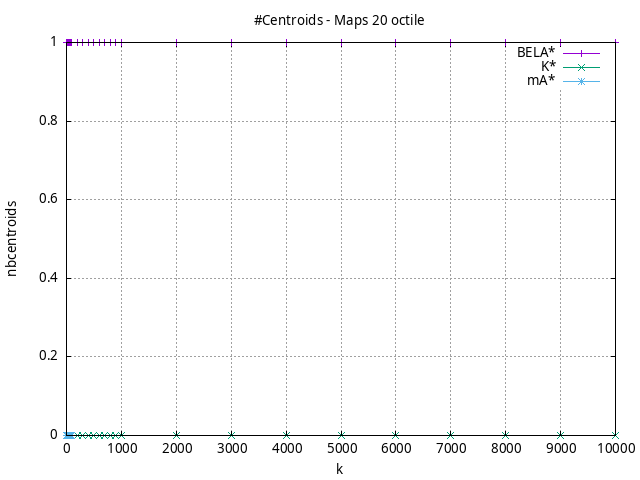

Recreate this plot in gnuplot.
#!/usr/bin/gnuplot
# -*- coding: utf-8 -*-
#
# results/maps/octile/20/random512-20.heuristic.octile.nbcentroids.gnuplot
#
# Started on 04/02/2024 21:34:57
# Author: Carlos Linares López
set grid
set xlabel "k"
set ylabel "nbcentroids"

set title "#Centroids - Maps 20 octile"

set terminal png enhanced font "Ariel,10"
set output 'random512-20.heuristic.octile.nbcentroids.png'

plot "-" title "BELA$^*$"      with linesp, "-" title "K$^*$"      with linesp, "-" title "mA$^*$"      with linesp

	1 1.0
	5 1.0
	10 1.0
	50 1.0
	100 1.0
	500 1.0
	1000 1.0
	5000 1.0
	10000 1.0
end
	1 0.0
	5 0.0
	10 0.0
	50 0.0
	100 0.0
	500 0.0
	1000 0.0
end
	1 0.0
	5 0.0
	10 0.0
	50 0.0
	100 0.0
end
